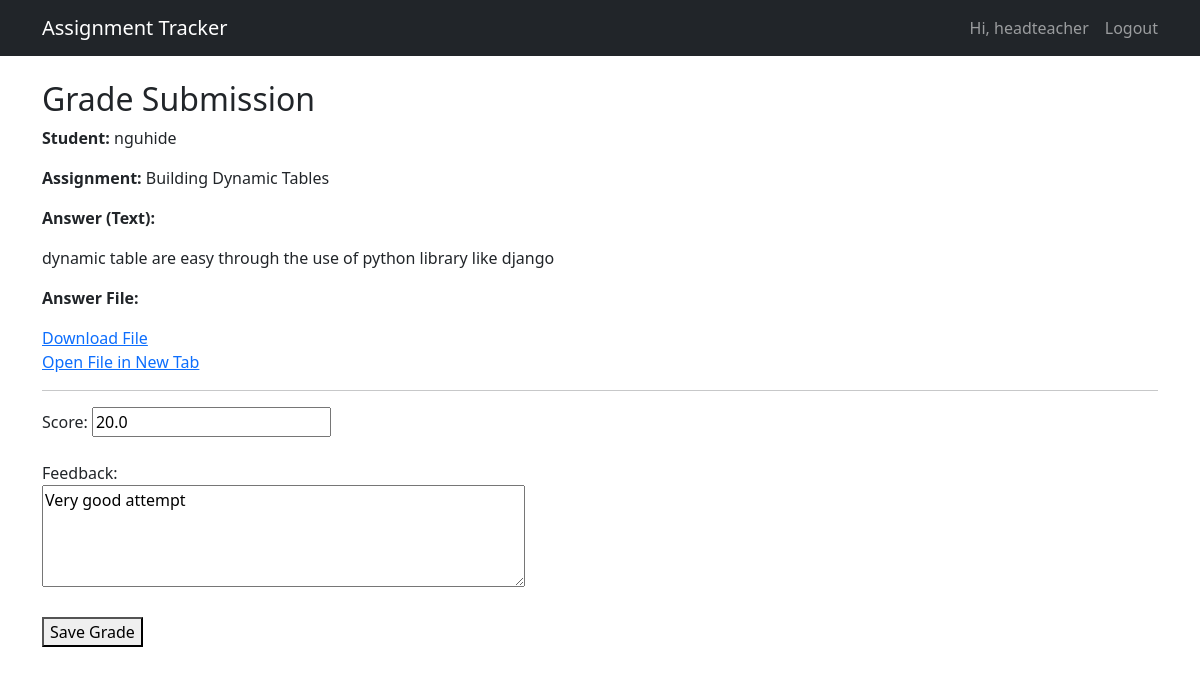
The page /submissions/1/grade/ (signed in) on the database its author committed.
### tracker/models.py (models this page shows, shortened)
class Submission(models.Model): # student submission to an assignment
    assignment = models.ForeignKey(Assignment, on_delete=models.CASCADE, related_name="submissions")
    student = models.ForeignKey(StudentProfile, on_delete=models.CASCADE)
    answer_file = models.FileField(upload_to="assignment_answers/", blank=True, null=True)
    answer_text = models.TextField(blank=True, null=True)
    submitted_at = models.DateTimeField(auto_now_add=True)
    score = models.FloatField(blank=True, null=True)
    feedback = models.TextField(blank=True, null=True)
    is_reviewed = models.BooleanField(default=False)

class StudentProfile(models.Model):
    user = models.OneToOneField(User, on_delete=models.CASCADE)
    classroom = models.ForeignKey(
        ClassRoom, on_delete=models.SET_NULL, null=True, blank=True
    )

class Assignment(models.Model): # an assignment created by a teacher
    title = models.CharField(max_length=200)
    description = models.TextField(blank=True)
    file = models.FileField(upload_to="assignments/", blank=True, null=True)
    subject = models.ForeignKey(Subject, on_delete=models.CASCADE, null=True, blank=True)
    teacher = models.ForeignKey(User, on_delete=models.CASCADE, related_name="created_assignments")
    created_at = models.DateTimeField(auto_now_add=True)
    max_score = models.PositiveIntegerField(default=100)  # max possible score

### tracker/views.py (the view, shortened to what this page needs)
# urls.py: path("submissions/<int:submission_id>/grade/", views.grade_submission, name="grade_submission"),
@login_required
def grade_submission(request, submission_id):
    submission = get_object_or_404(Submission, id=submission_id)
    if not (
        request.user.is_superuser
        or request.user.is_staff
        or submission.assignment.teacher.user == request.user
    ):
        messages.error(request, "You are not authorized to grade this submission.")
        return redirect("teacher_dashboard")
    return render(request, "tracker/grade_submission.html", {"submission": submission})

### tracker/templates/tracker/grade_submission.html (shortened to what this page needs)
{% extends "tracker/base.html" %}
{% block content %}
  <h2>Grade Submission</h2>
  <p><strong>Student:</strong> {{ submission.student.user.username }}</p>
  <p><strong>Assignment:</strong> {{ submission.assignment.title }}</p>
  {% if submission.answer_text %}
    <p><strong>Answer (Text):</strong></p>
    <p>{{ submission.answer_text }}</p>
  {% endif %}
  {% if submission.answer_file %}
    <p><strong>Answer File:</strong></p>
    <a href="{{ submission.answer_file.url }}" download>Download File</a><br>
    <a href="{{ submission.answer_file.url }}" target="_blank">Open File in New Tab</a>
  {% else %}
    <p><em>No file uploaded.</em></p>
  {% endif %}
  <hr>
  <form method="post">
    <label for="score">Score:</label>
    <input type="number" name="score" id="score" value="{{ submission.score|default_if_none:'' }}" required><br><br>
    <label for="feedback">Feedback:</label><br>
    <textarea name="feedback" id="feedback" rows="4" cols="50">{{ submission.feedback }}</textarea><br><br>
    <button type="submit">Save Grade</button>
  </form>
{% endblock %}

### tracker/templates/tracker/base.html (shortened to what this page needs)
<!DOCTYPE html>
<html lang="en">
<head>
  <link rel="stylesheet" href="https://cdn.jsdelivr.net/npm/bootstrap@5.3.2/dist/css/bootstrap.min.css">
</head>
<body>
<nav class="navbar navbar-expand-lg navbar-dark bg-dark mb-4">
  <div class="container">
    {% if user.is_authenticated %}
      {% if user.profile.role == 'teacher' %}
        <a class="navbar-brand" href="{% url 'teacher_dashboard' %}">Assignment Tracker</a>
      {% else %}
        <a class="navbar-brand" href="{% url 'student_dashboard' %}">Assignment Tracker</a>
    {% endif %}
    {% else %}
      <a class="navbar-brand" href="{% url 'home' %}">Assignment Tracker</a>
    {% endif %}
    <div class="collapse navbar-collapse" id="navbarNav">
      <ul class="navbar-nav ms-auto">
        {% if user.is_authenticated %}
          <li class="nav-item me-3"><span class="navbar-text">Hi, {{ user.username }}</span></li>
          <li class="nav-item">
            <form action="{% url 'logout' %}" method="post" style="display:inline;">
              <button type="submit" class="btn btn-link nav-link" style="padding:0;">Logout</button>
            </form>
          </li>
        {% else %}
          <li class="nav-item"><a class="nav-link" href="{% url 'login' %}">Login</a></li>
          <li class="nav-item"><a class="nav-link" href="{% url 'register' %}">Register</a></li>
        {% endif %}
      </ul>
    </div>
  </div>
</nav>
<div class="container">
  {% block content %}{% endblock %}
</div>
</body>
</html>

### rows shown on the page
Submission: student.user.username "nguhide", assignment "Building Dynamic Tables", answer_text "dynamic table are easy through the use of python library like django", score "20.0", feedback "Very good attempt"

### other values the page prints
{{ user.username }} "headteacher"
